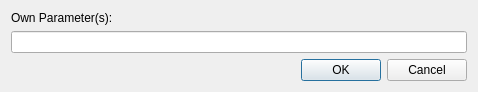
<?xml version="1.0" encoding="UTF-8"?>
<ui version="4.0">
 <class>OwnParameterDialog</class>
 <widget class="QDialog" name="OwnParameterDialog">
  <property name="geometry">
   <rect>
    <x>0</x>
    <y>0</y>
    <width>478</width>
    <height>90</height>
   </rect>
  </property>
  <property name="windowTitle">
   <string>Own Parameters</string>
  </property>
  <layout class="QGridLayout" name="gridLayout">
   <item row="2" column="0">
    <widget class="QDialogButtonBox" name="buttonBox">
     <property name="orientation">
      <enum>Qt::Horizontal</enum>
     </property>
     <property name="standardButtons">
      <set>QDialogButtonBox::Cancel|QDialogButtonBox::Ok</set>
     </property>
    </widget>
   </item>
   <item row="1" column="0">
    <widget class="QLineEdit" name="edit_parameter"/>
   </item>
   <item row="0" column="0">
    <widget class="QLabel" name="label">
     <property name="text">
      <string>Own Parameter(s): </string>
     </property>
    </widget>
   </item>
  </layout>
 </widget>
 <resources/>
 <connections>
  <connection>
   <sender>buttonBox</sender>
   <signal>accepted()</signal>
   <receiver>OwnParameterDialog</receiver>
   <slot>accept()</slot>
   <hints>
    <hint type="sourcelabel">
     <x>248</x>
     <y>254</y>
    </hint>
    <hint type="destinationlabel">
     <x>157</x>
     <y>274</y>
    </hint>
   </hints>
  </connection>
  <connection>
   <sender>buttonBox</sender>
   <signal>rejected()</signal>
   <receiver>OwnParameterDialog</receiver>
   <slot>reject()</slot>
   <hints>
    <hint type="sourcelabel">
     <x>316</x>
     <y>260</y>
    </hint>
    <hint type="destinationlabel">
     <x>286</x>
     <y>274</y>
    </hint>
   </hints>
  </connection>
 </connections>
</ui>
